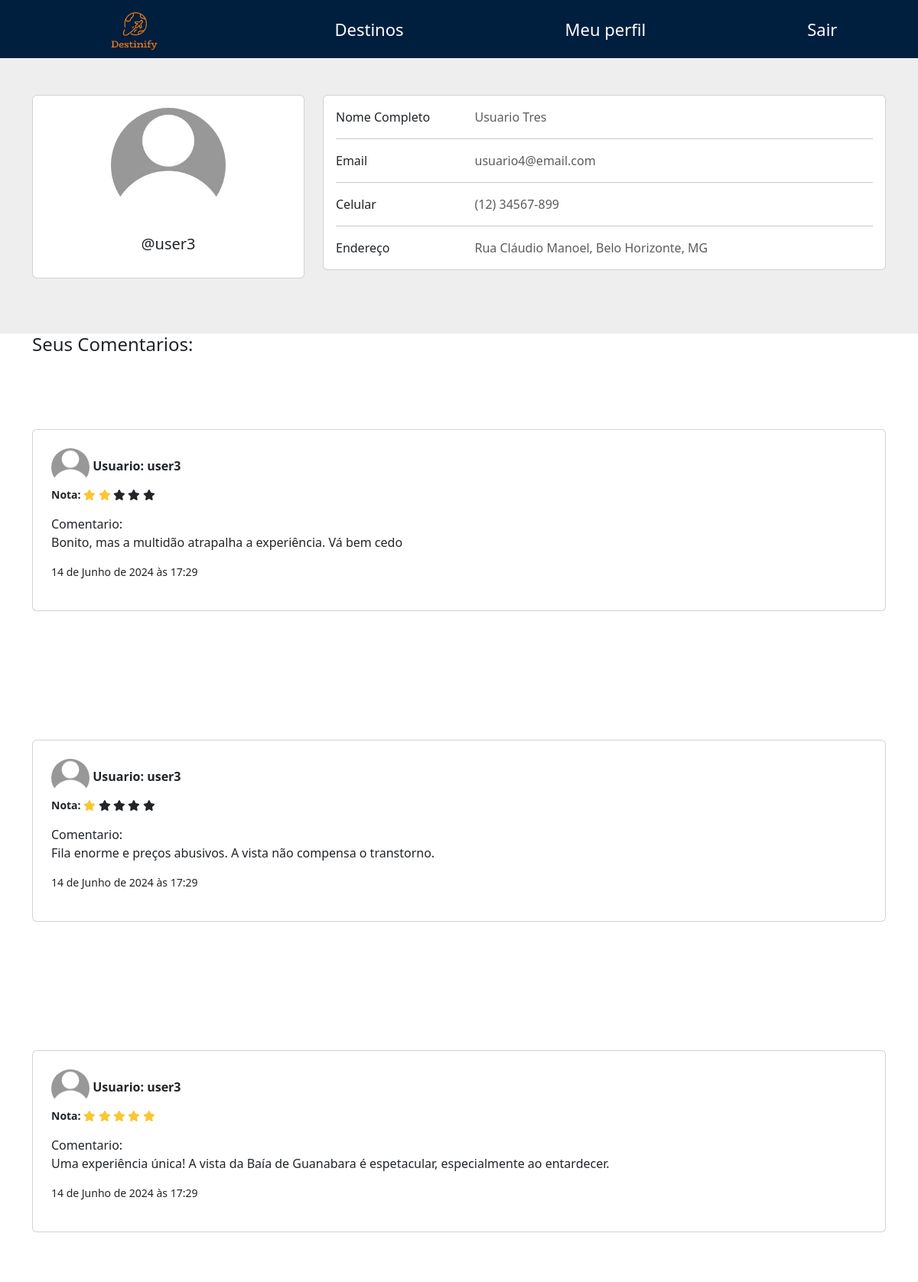
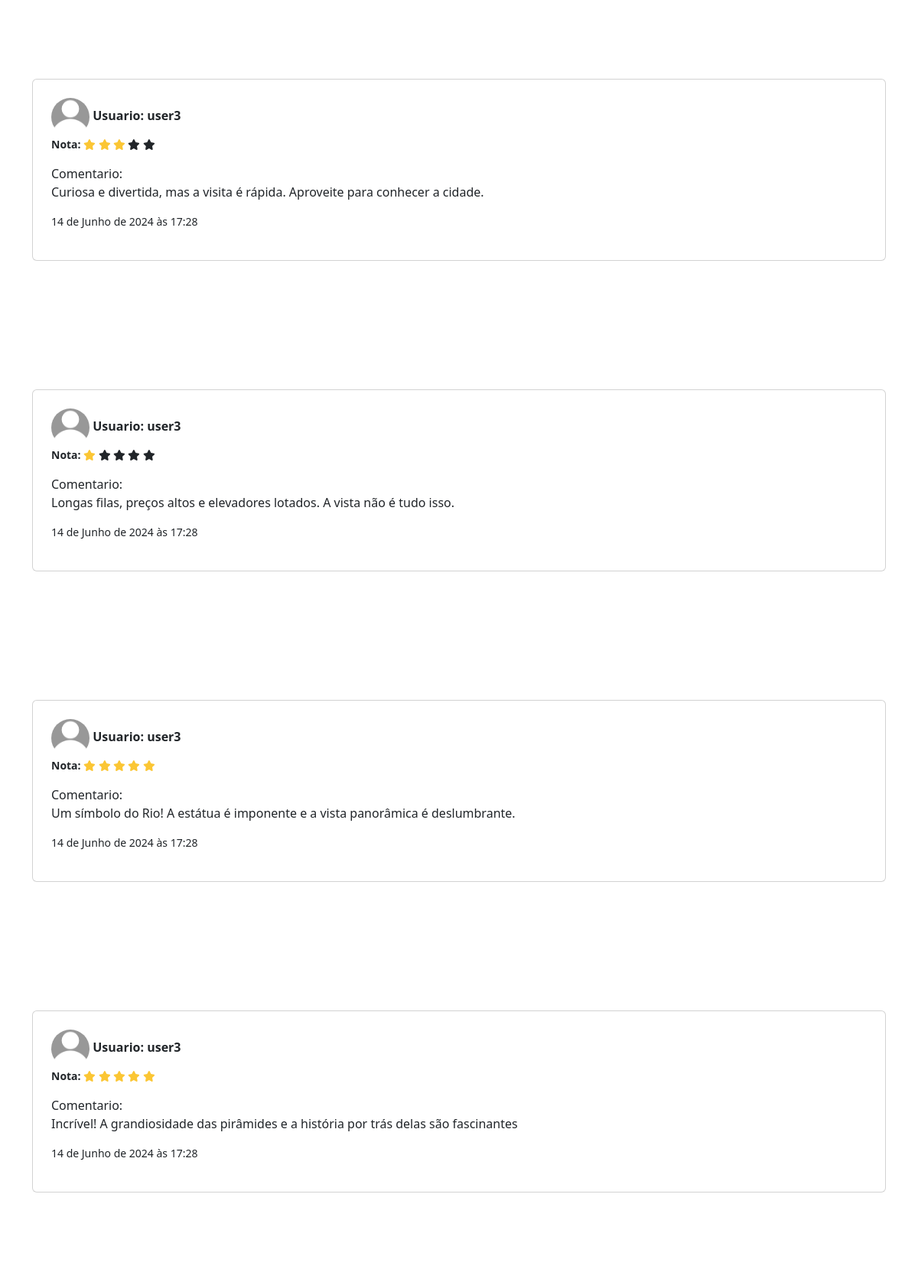
The app's page /perfil/user3/ (signed in, upper part) with its own data (2 pictures, top to bottom).
### main/models.py (models this page shows)
class Profile(models.Model):
    user = models.OneToOneField(User, on_delete=models.CASCADE)
    endereco = models.OneToOneField(Endereco, on_delete=models.CASCADE, null=True, blank=True)
    foto = models.ImageField(upload_to="perfil/", storage=FileSystemStorage(), blank=True, null=True)
    telefone = models.CharField(max_length=20, null=True, blank=True)

class Endereco(models.Model):
    rua = models.CharField(max_length=255, null=True, blank=True)
    cidade = models.CharField(max_length=255, null=True, blank=True)
    estado = models.CharField(max_length=2, null=True, blank=True)
    pais = models.CharField(max_length=255, null=True, blank=True)
    cep = models.CharField(max_length=10, null=True, blank=True)

### destinos/models.py (models this page shows, shortened)
class Comentario(models.Model):
    texto = models.CharField(max_length=255)
    usuario = models.ForeignKey(User, on_delete=models.CASCADE)
    data_criacao = models.DateTimeField(auto_now_add=True, null=False)
    destino = models.ForeignKey(LugarTuristico, on_delete=models.CASCADE, related_name='comentarios_destinos', blank=True, null=True)
    rating = models.IntegerField(default=0,null=True)

### main/views.py (the view)
# urls.py: path('perfil/<username>/', views.perfil, name='perfil'),
@login_required
def perfil(request, username):
    profile = get_object_or_404(User, username=username)
    comentarios = (
        Comentario.objects.all()
        .filter(usuario__id=profile.id)
        .order_by("-data_criacao")
    )
    if request.method == "POST":
        form = ProfileForm(request.POST, request.FILES, instance=profile.profile)
        if form.is_valid():
            form.save()
            return redirect("perfil", username=username)
    else:
        form = ProfileForm(instance=profile.profile)
    fotos_perfil = Profile.objects.filter(user=profile)
    if request.user == profile:
        return render(
            request,
            "perfil.html",
            {
                "comentarios": comentarios,
                "perfil": profile,
                "form": form,
                "fotos_perfil": fotos_perfil,
                "show_form": True,
            },
        )
    else:
        return render(
            request,
            "perfil.html",
            {
                "comentarios": comentarios,
                "perfil": profile,
                "fotos_perfil": fotos_perfil,
                "show_form": False,
            },
        )

### main/templates/perfil.html (shortened to what this page needs)
{% extends 'base.html' %}
{% load static %}
{% block 'cabecalho' %}
<link rel="stylesheet" href="{% static 'destinos/css/destinoDetalhado.css' %}" />
<link rel="stylesheet" href="{% static 'perfil/css/perfil.css' %}" />
<link rel="stylesheet" href="https://cdn.jsdelivr.net/npm/@fortawesome/fontawesome-free@6.4.2/css/fontawesome.min.css">
<link rel="stylesheet" href="{% static 'fontawesome/css/all.min.css' %}">
{% endblock 'cabecalho' %}
{% block 'conteudo' %}
    <section style="background-color: #eee;">
        <div class="container py-5">
            <div class="row">
                <div class="col-lg-4">
                    <div class="card mb-4">
                        <div class="card-body text-center">
                                {% for foto in fotos_perfil %}
                                    {% if perfil.profile.foto %}
                                        <div class="contenedor-imagen">
                                            <img src="{{ foto.foto.url }}" alt="avatar" class="rounded-circle img-fluid" style="width: 150px;" >
                                        </div>
                                    {% else %}
                                        <img src="{% static 'perfil/img/perfilpadrao.jpg' %}" alt="avatar" class="rounded-circle img-fluid" style="width: 150px;" >
                                    {% endif %}
                                {% endfor %}
                            <h5 class="my-3">@{{perfil.username}}</h5>
                        </div>
                    </div>
                </div>
                <div class="col-lg-8">
                    <div class="card mb-4">
                        <div class="card-body">
                            <div class="row">
                                <div class="col-sm-3">
                                    <p class="mb-0">Nome Completo</p>
                                </div>
                                <div class="col-sm-9">
                                    <p class="text-muted mb-0">{{perfil.first_name}} {{perfil.last_name}}</p>
                                </div>
                            </div>
                            <hr>
                            <div class="row">
                                <div class="col-sm-3">
                                    <p class="mb-0">Email</p>
                                </div>
                                <div class="col-sm-9">
                                    <p class="text-muted mb-0">{{perfil.email}}</p>
                                </div>
                            </div>
                            <hr>
                            <div class="row">
                                <div class="col-sm-3">
                                    <p class="mb-0">Celular</p>
                                </div>
                                <div class="col-sm-9">
                                    <p class="text-muted mb-0">{{perfil.profile.telefone}}</p>
                                </div>
                            </div>
                            <hr>
                            <div class="row">
                                <div class="col-sm-3">
                                    <p class="mb-0">Endereço</p>
                                </div>
                                <div class="col-sm-9">
                                    <p class="text-muted mb-0">{{perfil.profile.endereco.rua}}, {{perfil.profile.endereco.cidade}}, {{perfil.profile.endereco.estado}}</p>
                                </div>
                            </div>
                        </div>
                    </div>
                </div>
            </div>
        </div>
    </section>
    {% if comentarios %}
    <div class="container text-dark "><h4>Seus Comentarios:</h4></div>
    {% for comentario in comentarios %}
    <div class="container my-5 py-5 text-dark ">
        <div class="row d-flex justify-content-center ">
            <div class="col-md-11 col-lg-9 col-xl-7 card-comentario">
                <div class="d-flex flex-start mb-4">
                    <div class="card w-100">
                        <div class="card-body p-4">
                            <div class="">
                                {% for foto in fotos_perfil %}
                                    {% if comentario.usuario.profile.foto %}
                                        <div class="contenedor-imagen">
                                            <img src="{{ comentario.usuario.profile.foto.url }}" alt="avatar" class="rounded-circle img-fluid" style="width: 50px;" >
                                        </div>
                                    {% else %}
                                        <img src="{% static 'perfil/img/perfilpadrao.jpg' %}" alt="avatar" class="rounded-circle img-fluid" style="width: 50px;" >
                                    {% endif %}
                                {% endfor %}
                                <strong>Usuario: {{ comentario.usuario.username }}</strong>
                                <p class="small">
                                    <strong>Nota:
                                        {% if comentario.rating == 1%}
                                        <i class="fa fa-star rating-color"></i>
                                        <i class="fa fa-star"></i>
                                        <i class="fa fa-star"></i>
                                        <i class="fa fa-star"></i>
                                        <i class="fa fa-star"></i>
                                        {% endif %}
                                        {% if comentario.rating == 2%}
                                        <i class="fa fa-star rating-color"></i>
                                        <i class="fa fa-star rating-color"></i>
                                        <i class="fa fa-star"></i>
                                        <i class="fa fa-star"></i>
                                        <i class="fa fa-star"></i>
                                        {% endif %}
                                        {% if comentario.rating == 3%}
                                        <i class="fa fa-star rating-color"></i>
                                        <i class="fa fa-star rating-color"></i>
                                        <i class="fa fa-star rating-color"></i>
                                        <i class="fa fa-star"></i>
                                        <i class="fa fa-star"></i>
                                        {% endif %}
                                        {% if comentario.rating == 4%}
                                        <i class="fa fa-star rating-color"></i>
                                        <i class="fa fa-star rating-color"></i>
                                        <i class="fa fa-star rating-color"></i>
                                        <i class="fa fa-star rating-color"></i>
                                        <i class="fa fa-star rating-color"></i>
                                        {% endif %}
                                        {% if comentario.rating == 5%}
                                        <i class="fa fa-star rating-color"></i>
                                        <i class="fa fa-star rating-color"></i>
                                        <i class="fa fa-star rating-color"></i>
                                        <i class="fa fa-star rating-color"></i>
                                        <i class="fa fa-star rating-color"></i>
                                        {% endif %}
                                    </strong>
                                </p>
                                <p>
                                    Comentario: <br>
                                    {{ comentario.texto }}
                                </p>
                                <p class="small">{{ comentario.data_criacao }}</p>
                            </div>
                        </div>
                    </div>
                </div>
            </div>
        </div>
    </div>
    {% endfor %}
    {% else %}
    <div class="container text-dark">
        <p>Este perfil ainda não realizou nenhum comentario</p>
    </div>
    {% endif %}
{% endblock 'conteudo' %}

### templates/static/destinos/css/destinoDetalhado.css (style rules this page uses)
.card-comentario { width: 100% !important; height: auto !important; }
.container { height: auto; }
.rating-color { color:#fbc634 !important; }

### records on screen
Comentario: usuario.username "user3", rating 2 (drawn), texto "Bonito, mas a multidão atrapalha a experiência. Vá bem cedo", data_criacao "14 de Junho de 2024 às 17:29"
Comentario: usuario.username "user3", rating 1 (drawn), texto "Fila enorme e preços abusivos. A vista não compensa o transtorno.", data_criacao "14 de Junho de 2024 às 17:29"
Comentario: usuario.username "user3", texto "Uma experiência única! A vista da Baía de Guanabara é espetacular, especialmente ao entardecer.", data_criacao "14 de Junho de 2024 às 17:29"
Comentario: usuario.username "user3", rating 3 (drawn), texto "Curiosa e divertida, mas a visita é rápida. Aproveite para conhecer a cidade.", data_criacao "14 de Junho de 2024 às 17:28"
Comentario: usuario.username "user3", rating 1 (drawn), texto "Longas filas, preços altos e elevadores lotados. A vista não é tudo isso.", data_criacao "14 de Junho de 2024 às 17:28"
Comentario: usuario.username "user3", texto "Um símbolo do Rio! A estátua é imponente e a vista panorâmica é deslumbrante.", data_criacao "14 de Junho de 2024 às 17:28"
Comentario: usuario.username "user3", texto "Incrível! A grandiosidade das pirâmides e a história por trás delas são fascinantes", data_criacao "14 de Junho de 2024 às 17:28"

### other values on screen
{{ perfil.username }} "user3"
{{ perfil.first_name }} "Usuario"
{{ perfil.last_name }} "Tres"
{{ perfil.email }} "usuario4@email.com"
{{ perfil.profile.telefone }} "(12) 34567-899"
{{ perfil.profile.endereco.rua }} "Rua Cláudio Manoel"
{{ perfil.profile.endereco.cidade }} "Belo Horizonte"
{{ perfil.profile.endereco.estado }} "MG"
